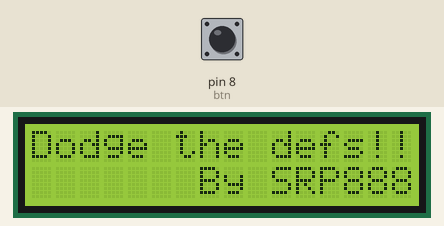
This sketch was run on a simulated Arduino Uno, built with avr-gcc and run on an emulated ATmega328P. On the bench: 16×2 character LCD. Inputs (shaded band) come from the test bench; at power-on: pin 8 (btn) LOW.

Above: at 1.2 s.
1.3 s: pin 8 (btn) pulled HIGH for 3.2 s
At 3.2 s:
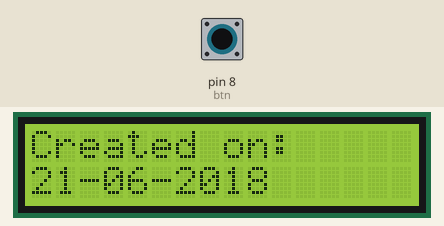
At 4.39 s:
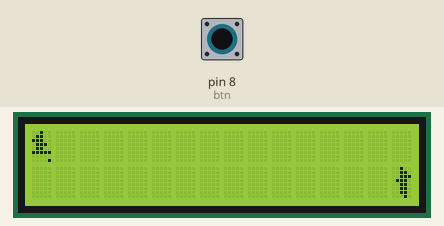
6.0 s: pin 8 (btn) pulled HIGH for 1 s
At 7.04 s:
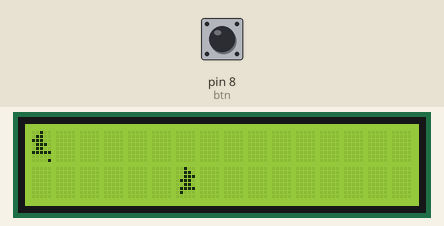
Timing chart, 0 to 9.0 s (numbered marks = the images above; inputs shaded):
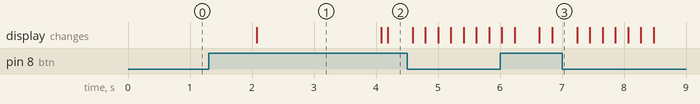

The sketch:

lcd_1_ino.ino
```cpp
#include <LiquidCrystal.h>

const int btn = 8;  //button input pin

//texts to display
char* introText[]={"Dodge the defs!!","Created on:", "Hit the button..."};

//variable declarations
int game=0;
int buttonPress = 0;
int buttonState=0;
int obstaclePos;
int obsDelay;
int score=0;
unsigned long lastDebounceTime = 0;  // the last time the output pin was toggled
unsigned long debounceDelay = 50;
int lastButtonState=LOW;

//GRAPHICS
byte runnin1[8] = {
  0b01100,
  0b01100,
  0b00000,
  0b11100,
  0b01110,
  0b01100,
  0b11110,
  0b00011
};
byte runnin2[8]={
  0b00110,
  0b00110,
  0b00000,
  0b00111,
  0b01110,
  0b00110,
  0b01110,
  0b00101
};
byte jump[8]={
  0b00100,
  0b01100,
  0b11100,
  0b01110,
  0b01100,
  0b11111,
  0b00000,
  0b00001
};
byte def1[8] = {
  0b00100,
  0b00110,
  0b00111,
  0b01110,
  0b00110,
  0b01111,
  0b01000,
  0b00000
};
byte def2[8]={
  0b00100,
  0b00110,
  0b00111,
  0b01110,
  0b00110,
  0b00110,
  0b00110,
  0b00010
};
byte slide[8]={
  0b00000,
  0b00000,
  0b00011,
  0b00011,
  0b00000,
  0b01111,
  0b11111,
  0b00000
};


LiquidCrystal lcd(4,6,10,11,12,13);
void setup() {

  Serial.begin(9600);
  pinMode(btn,INPUT);
  lcd.begin(16,2);
  lcd.createChar(0,runnin1);
  lcd.createChar(1,runnin2);
  lcd.createChar(2,jump);
  lcd.createChar(3,def1);
  lcd.createChar(4,def2);
  lcd.createChar(5,slide);
  buttonState=digitalRead(btn);
}

void loop()
{

    intro();
    while(game==1)
      ballActive();
    endGame();
}

 void intro()
 {
        score=0;
        lcd.clear();
        lcd.print(introText[0]);   //Instead of declaring introText, you can directly print the text with " ... "
        lcd.setCursor(7,1);
        lcd.print("By SRP888");
        delay(2000);
        lcd.clear();
        lcd.print(introText[1]);
        lcd.setCursor(0,1);
        lcd.print("21-06-2018");
        delay(2000);
        lcd.clear();
        while(button()!=1)            //wait for the user to hit the button, display the text until that.
        {
         lcd.setCursor(0,0);
         lcd.print(introText[2]);
         delay(100);
        }
        if(button()==1)
          game=1;
 }

 void reset()
 {
      if(obstaclePos%2==0)            //Changing the display of the player from one pose to another to show he is running, smartly using obstaclePos.
      {
          lcd.clear();
          lcd.setCursor(0,1);
          lcd.write(byte(0));
      }
      else
      {
          lcd.clear();
          lcd.setCursor(0,1);
          lcd.write(1);
      }
 }

 void ballActive()
 {
  obsDelay=200;   //initial delay for the defender
  obstaclePos=15;  //since it is a 16x2 lcd, and index starts from 0.
  while(game==1)
  {
       reset();
       if(button()==1)      //if button is pressed.
        {
          lcd.clear();
          lcd.setCursor(0,0);
          lcd.write(2);            //print the player jumping
          obstacle(obstaclePos);   //print the defender
          delay(400);              //This is to prevent the display disappearing fast, and going unnoticed.
          lcd.clear();
          lcd.setCursor(0,1);
          lcd.write(1);            //print the player back on ground
          obstacle(obstaclePos);   //print the defender

        }
        else
        {
          if(obstaclePos!=0)        //if the defender has not approached the player, then continue.
          {
              reset();
              obstacle(obstaclePos);
          }
          else if(obstaclePos==0)   //if the defender is at 0 position,i.e. he has approached the player when he is on ground, then end the game.
          {
             game=0;
             break;
          }
        }
        obstaclePos--;               //brings the defender closer to the player
        if(obstaclePos<0)            //if the player successfully dodged then,
        {
          obsDelay=obsDelay-20;       //decrease the delay (increase speed),
          obstaclePos=15;             //bring the defender to starting position,
          score++;                    //and increase the score by 1.
        }
        if(obsDelay==0)               //if 10 players have been dodged (because 200/20=10), then end the game
            game=0;

        delay(obsDelay);
    }
  }
int button()
{
     int reading = digitalRead(btn);
     // If the switch changed, due to noise or pressing:
     if (reading != lastButtonState) {
       // reset the debouncing timer
       lastDebounceTime = millis();
     }

     if ((millis() - lastDebounceTime) > debounceDelay) {
       buttonState = reading;
       if (buttonState == HIGH) {
           lastButtonState = reading;
           return 1;
         }
       }
     lastButtonState = reading;
}
void obstacle(int i)
{
          if(obstaclePos%2==0&& obstaclePos>2)   //if defender is far away from the player, then show him running
          {
              lcd.setCursor(i,1);
              lcd.write(3);
          }
          else if(obstaclePos%2!=0&& obstaclePos>2)
          {
              lcd.setCursor(i,1);
              lcd.write(4);
          }
          else                                 //if he is 2 steps close to the player, then show him sliding
          {
              lcd.setCursor(i,1);
              lcd.write(5);
          }
}
void endGame()
{
    if(score==10)
    {
        lcd.clear();
        lcd.print("Congratulations!");
        lcd.setCursor(0,1);
        lcd.print("You beat 'em all");
        delay(3000);
    }
    else if(score<3)
    {
        lcd.clear();
        lcd.print("You suck");
        lcd.setCursor(0,1);
        lcd.print("Score: ");
        lcd.print(score);
        delay(3000);
    }
    else if(score<6)
    {
        lcd.clear();
        lcd.print("Not bad!");
        lcd.setCursor(0,1);
        lcd.print("Score: ");
        lcd.print(score);
        delay(3000);
    }
    else
    {
        lcd.clear();
        lcd.print("Great!");
        lcd.setCursor(0,1);
        lcd.print("Score: ");
        lcd.print(score);
        delay(3000);
    }
}
```

Measured:
- after the input at 1.3 s, the display: first differs from a run without the input after 2.9 s (image 2)
- after the input at 6.0 s, the display: first differs from a run without the input after 0.23 s (image 3 shows a later state)
- what the display in image 1 shows lasts 2.0 s, from 2.1 s to 4.1 s
